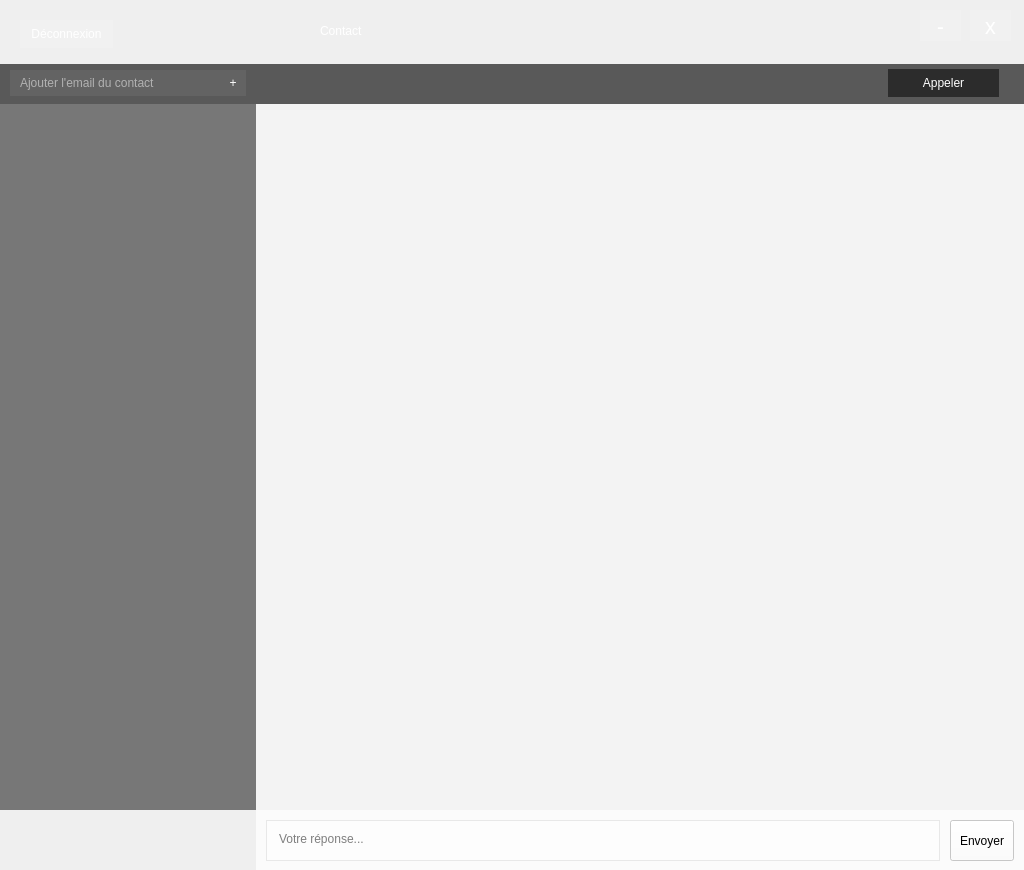
<?xml version="1.0" encoding="UTF-8"?>
<ui version="4.0">
 <class>BabelMain</class>
 <widget class="QWidget" name="BabelMain">
  <property name="geometry">
   <rect>
    <x>0</x>
    <y>0</y>
    <width>1024</width>
    <height>870</height>
   </rect>
  </property>
  <property name="windowTitle">
   <string>Messenger</string>
  </property>
  <property name="styleSheet">
   <string notr="true">background-image: url(:/background_image.png);</string>
  </property>
  <widget class="QWidget" name="widget" native="true">
   <property name="geometry">
    <rect>
     <x>0</x>
     <y>0</y>
     <width>1024</width>
     <height>64</height>
    </rect>
   </property>
   <property name="styleSheet">
    <string notr="true">background: none;
background-color: rbga(0, 0, 0, 224);
</string>
   </property>
   <widget class="QPushButton" name="close">
    <property name="geometry">
     <rect>
      <x>970</x>
      <y>10</y>
      <width>41</width>
      <height>31</height>
     </rect>
    </property>
    <property name="font">
     <font>
      <family>Small Fonts</family>
      <pointsize>16</pointsize>
     </font>
    </property>
    <property name="styleSheet">
     <string notr="true">background: none;
      border: none;
      background-color: rgba(255, 255, 255, 32);
      color: rgb(255, 255, 255);</string>
    </property>
    <property name="text">
     <string>x</string>
    </property>
   </widget>
   <widget class="QPushButton" name="minimize">
    <property name="geometry">
     <rect>
      <x>920</x>
      <y>10</y>
      <width>41</width>
      <height>31</height>
     </rect>
    </property>
    <property name="font">
     <font>
      <family>Small Fonts</family>
      <pointsize>16</pointsize>
     </font>
    </property>
    <property name="styleSheet">
     <string notr="true">background: none;
border: none;
background-color: rgba(255, 255, 255, 32);
color: rgb(255, 255, 255);
</string>
    </property>
    <property name="text">
     <string>-</string>
    </property>
   </widget>
   <widget class="QLabel" name="name">
    <property name="geometry">
     <rect>
      <x>320</x>
      <y>10</y>
      <width>491</width>
      <height>41</height>
     </rect>
    </property>
    <property name="styleSheet">
     <string notr="true">background: none;
border: none;
background-color: rgba(0, 0, 0, 0);
color: rgb(255, 255, 255);
font: 16pt &quot;Open Sans Light&quot;;</string>
    </property>
    <property name="text">
     <string>Contact</string>
    </property>
    <property name="scaledContents">
     <bool>true</bool>
    </property>
    <property name="alignment">
     <set>Qt::AlignLeading|Qt::AlignLeft|Qt::AlignVCenter</set>
    </property>
   </widget>
   <widget class="QPushButton" name="logout">
    <property name="geometry">
     <rect>
      <x>20</x>
      <y>20</y>
      <width>93</width>
      <height>28</height>
     </rect>
    </property>
    <property name="styleSheet">
     <string notr="true">background: none;
border: none;
background-color: rgba(255, 255, 255, 32);
color: rgb(255, 255, 255);
font: 8pt &quot;Open Sans Light&quot;;
</string>
    </property>
    <property name="text">
     <string>Déconnexion</string>
    </property>
   </widget>
  </widget>
  <widget class="QListView" name="listContactView">
   <property name="geometry">
    <rect>
     <x>0</x>
     <y>104</y>
     <width>256</width>
     <height>706</height>
    </rect>
   </property>
   <property name="styleSheet">
    <string notr="true">background:none;
background-color: rgba(0, 0, 0, 128);
border: none;
font: 16px &quot;Open Sans Light&quot;;
color: rgb(255, 255, 255);
padding: 0 8px;
</string>
   </property>
  </widget>
  <widget class="QWidget" name="messageWrapper" native="true">
   <property name="geometry">
    <rect>
     <x>256</x>
     <y>810</y>
     <width>768</width>
     <height>61</height>
    </rect>
   </property>
   <property name="styleSheet">
    <string notr="true">background: none;
background-color: rgba(255, 255, 255, 196);</string>
   </property>
   <widget class="QTextEdit" name="messageEdit">
    <property name="geometry">
     <rect>
      <x>10</x>
      <y>10</y>
      <width>674</width>
      <height>41</height>
     </rect>
    </property>
    <property name="styleSheet">
     <string notr="true">background-color: rgba(255, 255, 255, 96);
padding: 7px 8px;
font: 8pt &quot;Open Sans Light&quot;;
</string>
    </property>
    <property name="placeholderText">
     <string>Votre réponse...</string>
    </property>
   </widget>
   <widget class="QPushButton" name="send">
    <property name="geometry">
     <rect>
      <x>694</x>
      <y>10</y>
      <width>64</width>
      <height>41</height>
     </rect>
    </property>
    <property name="styleSheet">
     <string notr="true">background-color: rgba(255, 255, 255, 192);
padding: 7px 8px;
font: 8pt &quot;Open Sans Light&quot;;
</string>
    </property>
    <property name="text">
     <string>Envoyer</string>
    </property>
   </widget>
  </widget>
  <widget class="QWidget" name="widget_3" native="true">
   <property name="geometry">
    <rect>
     <x>0</x>
     <y>810</y>
     <width>256</width>
     <height>61</height>
    </rect>
   </property>
   <property name="styleSheet">
    <string notr="true">background: none;
background-color: rbga(0, 0, 0, 224);
</string>
   </property>
  </widget>
  <widget class="QWidget" name="widget_2" native="true">
   <property name="geometry">
    <rect>
     <x>0</x>
     <y>64</y>
     <width>256</width>
     <height>40</height>
    </rect>
   </property>
   <property name="styleSheet">
    <string notr="true">background:none;
background-color: rgba(0, 0, 0, 160);
border: none;
font: 12pt &quot;Open Sans Light&quot;;
color: rgb(255, 255, 255);
padding: 0 8px;
</string>
   </property>
   <widget class="QLineEdit" name="newContact">
    <property name="geometry">
     <rect>
      <x>10</x>
      <y>6</y>
      <width>210</width>
      <height>26</height>
     </rect>
    </property>
    <property name="styleSheet">
     <string notr="true">background:none;
background-color: rgba(255, 255, 255, 16);
border: none;
font: 14px &quot;Open Sans Light&quot;;
color: rgb(255, 255, 255);
padding: 0 8px;
</string>
    </property>
    <property name="placeholderText">
     <string>Ajouter l'email du contact</string>
    </property>
   </widget>
   <widget class="QPushButton" name="addContact">
    <property name="geometry">
     <rect>
      <x>220</x>
      <y>6</y>
      <width>26</width>
      <height>26</height>
     </rect>
    </property>
    <property name="styleSheet">
     <string notr="true">background:none;
background-color: rgba(255, 255, 255, 16);
border: none;
font: 14px &quot;Open Sans Light&quot;;
color: rgb(255, 255, 255);
padding: 0 8px;
</string>
    </property>
    <property name="text">
     <string>+</string>
    </property>
   </widget>
  </widget>
  <widget class="QListView" name="listView">
   <property name="geometry">
    <rect>
     <x>256</x>
     <y>104</y>
     <width>768</width>
     <height>706</height>
    </rect>
   </property>
   <property name="styleSheet">
    <string notr="true">background:none;
background-color: rgba(255, 255, 255, 64);
border: none;
font: 16px &quot;Open Sans Light&quot;;
color: rgb(255, 255, 255);
padding: 0 8px;
</string>
   </property>
  </widget>
  <widget class="QWidget" name="widget_4" native="true">
   <property name="geometry">
    <rect>
     <x>256</x>
     <y>64</y>
     <width>768</width>
     <height>40</height>
    </rect>
   </property>
   <property name="styleSheet">
    <string notr="true">background:none;
background-color: rgba(0, 0, 0, 160);
border: none;
font: 12pt &quot;Open Sans Light&quot;;
color: rgb(255, 255, 255);
padding: 0 8px;
</string>
   </property>
   <widget class="QPushButton" name="call">
    <property name="geometry">
     <rect>
      <x>632</x>
      <y>5</y>
      <width>111</width>
      <height>28</height>
     </rect>
    </property>
    <property name="styleSheet">
     <string notr="true">background: none;
border: none;
background-color: rgba(0, 0, 0, 128);
color: rgb(255, 255, 255);
font: 16px &quot;Open Sans Light&quot;;
</string>
    </property>
    <property name="text">
     <string>Appeler</string>
    </property>
   </widget>
  </widget>
 </widget>
 <resources>
  <include location="../resources/BabelMainWindow.qrc"/>
 </resources>
 <connections>
  <connection>
   <sender>close</sender>
   <signal>clicked()</signal>
   <receiver>BabelMain</receiver>
   <slot>close()</slot>
   <hints>
    <hint type="sourcelabel">
     <x>480</x>
     <y>25</y>
    </hint>
    <hint type="destinationlabel">
     <x>255</x>
     <y>434</y>
    </hint>
   </hints>
  </connection>
  <connection>
   <sender>minimize</sender>
   <signal>clicked()</signal>
   <receiver>BabelMain</receiver>
   <slot>showMinimized()</slot>
   <hints>
    <hint type="sourcelabel">
     <x>430</x>
     <y>25</y>
    </hint>
    <hint type="destinationlabel">
     <x>255</x>
     <y>434</y>
    </hint>
   </hints>
  </connection>
 </connections>
</ui>
